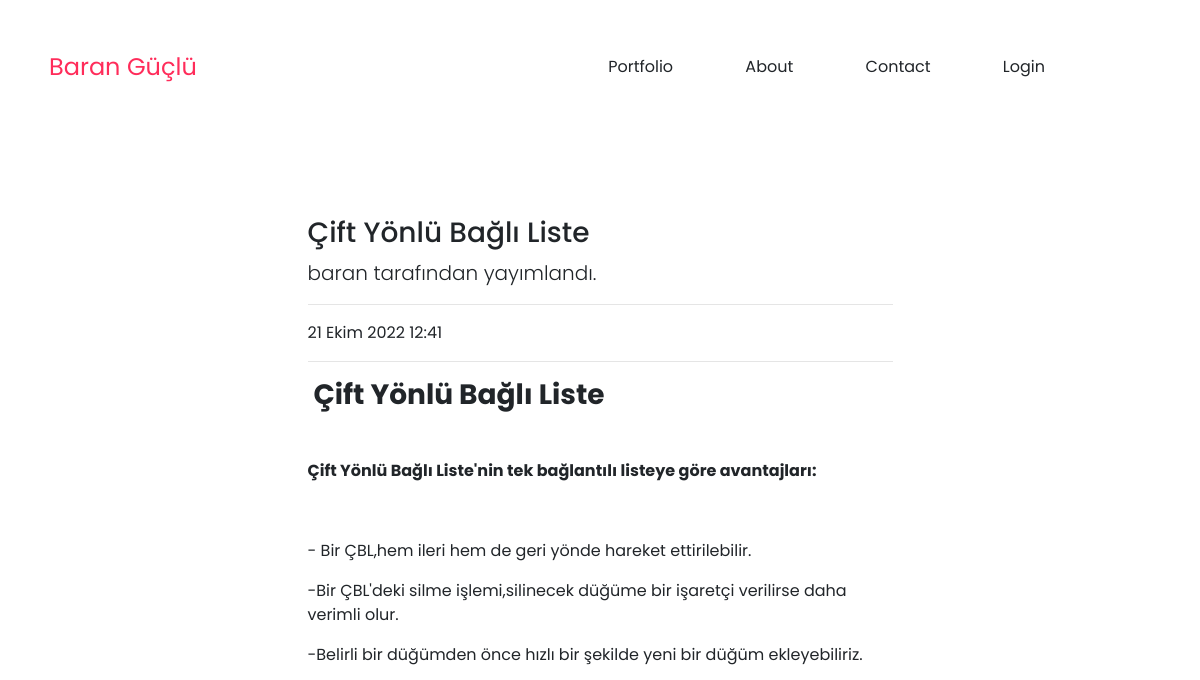
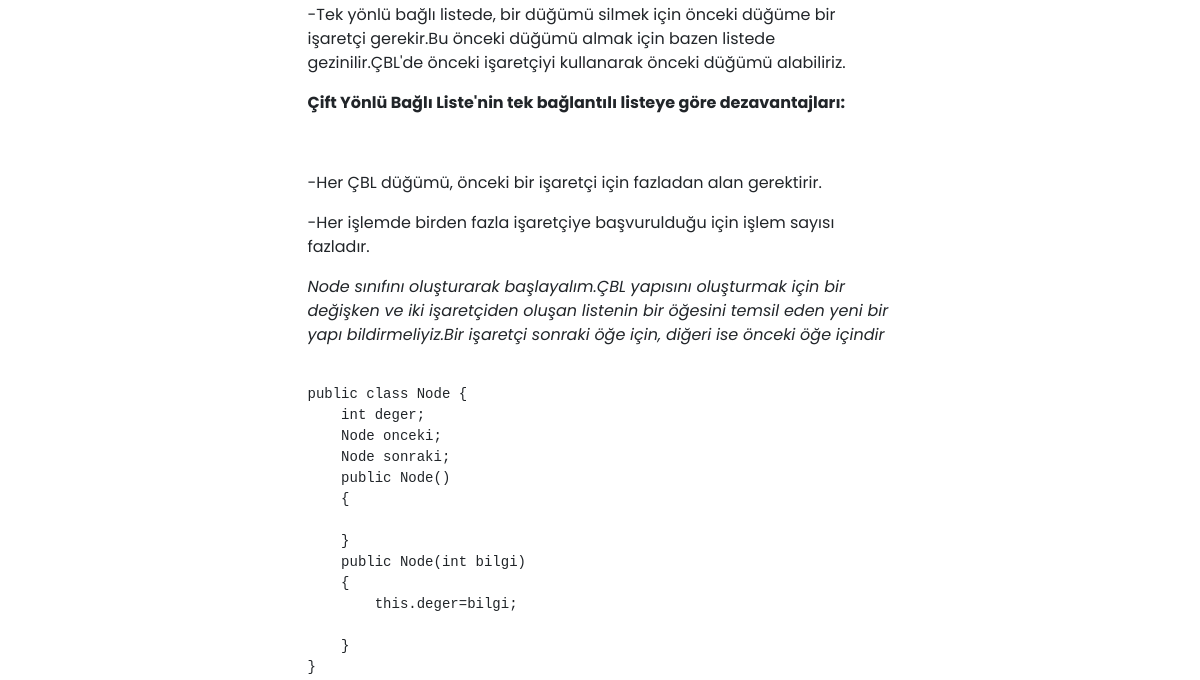
Page /posts/post/28 (upper part) on the earlier database version (2 pictures, top to bottom).
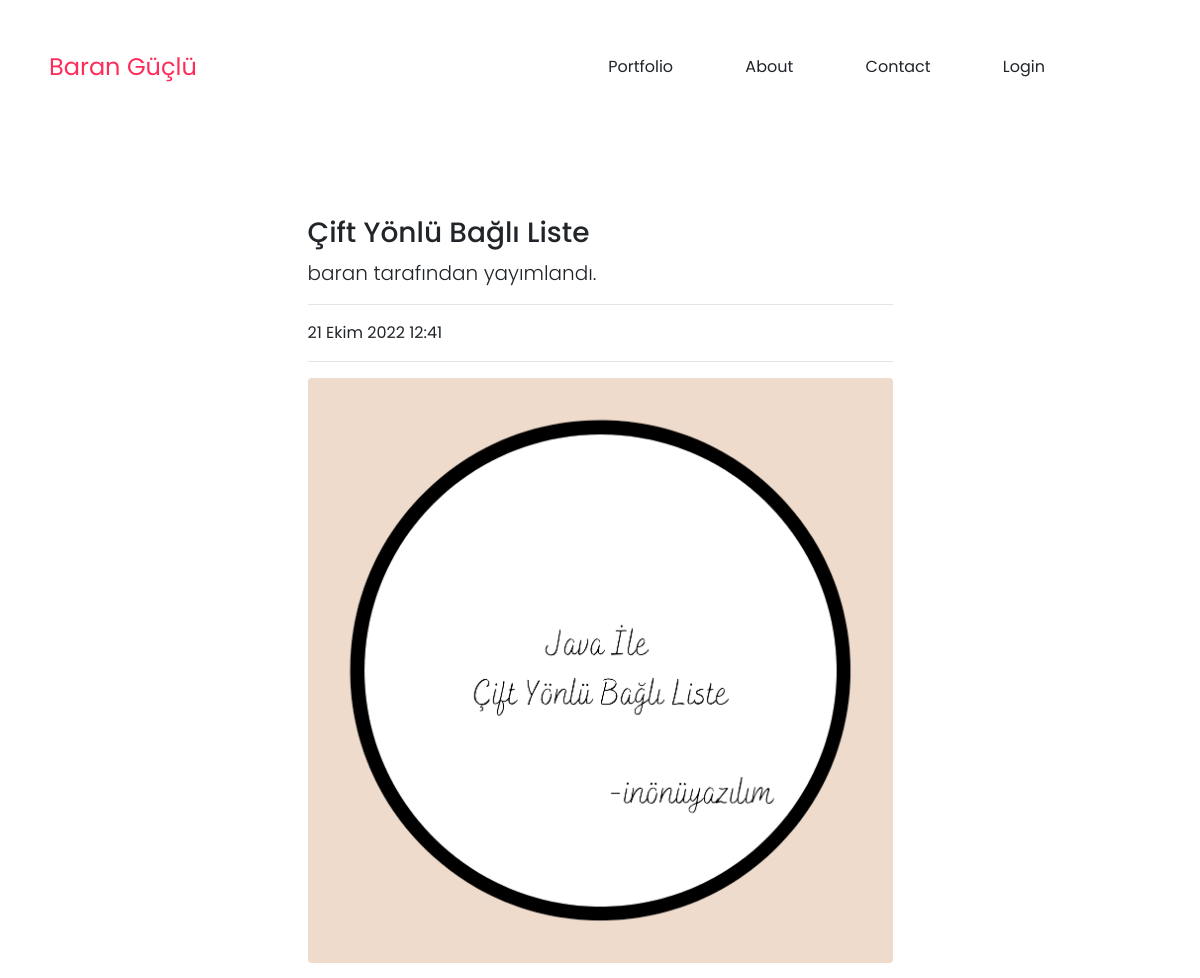
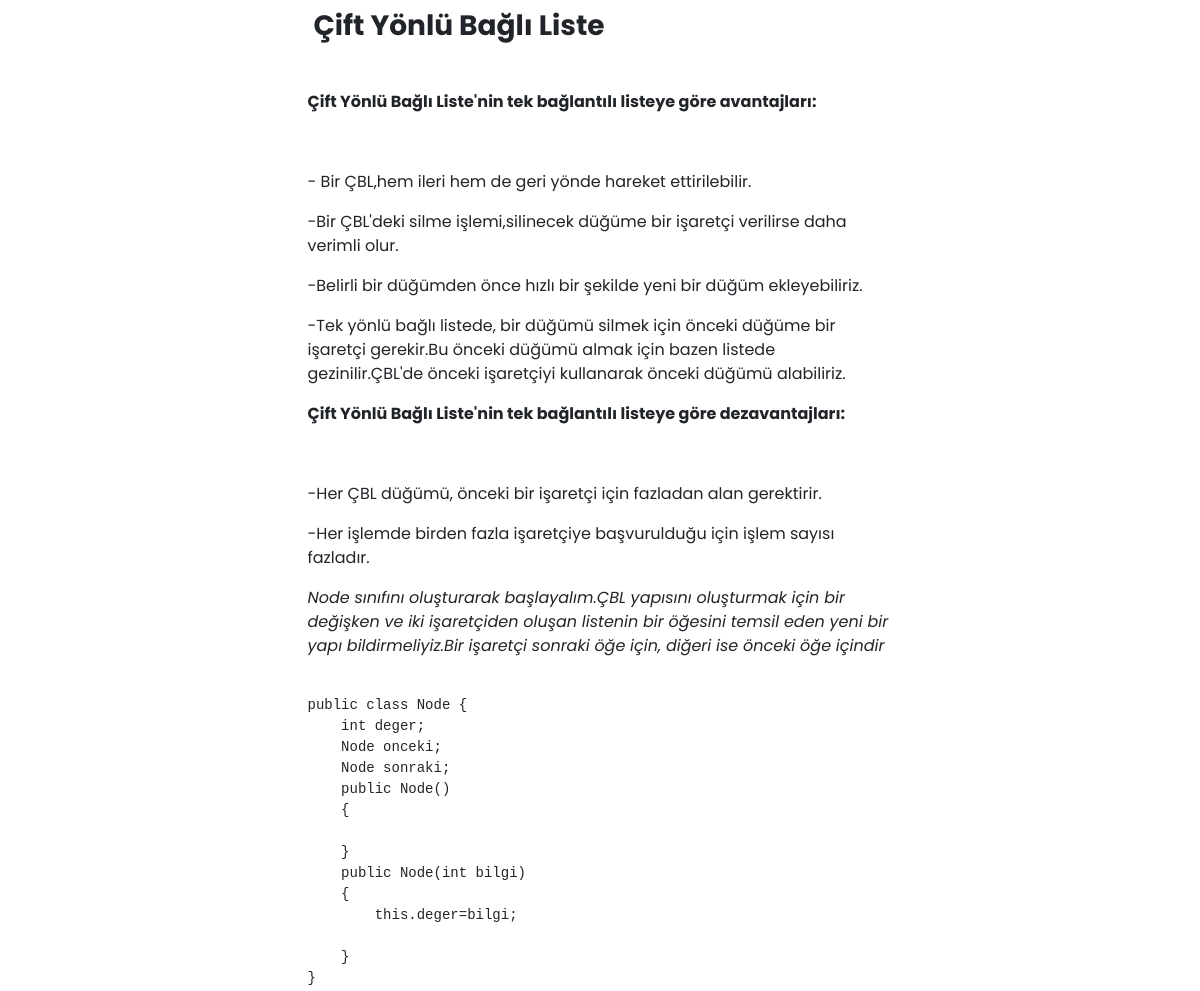
Same page on the later database version (2 pictures, top to bottom).
### Post/models.py (models this page shows, shortened)
class Post(models.Model):
    author=models.ForeignKey("auth.User",on_delete=models.CASCADE,verbose_name="Kullanıcı")
    title = models.CharField(max_length=50,verbose_name="Başlık")
    content=RichTextField(max_length=50000,null=True)
    created_date=models.DateTimeField(auto_now_add=True,verbose_name="Tarih")
    post_image=models.FileField(blank=True,null=True,verbose_name="Posta fotoğraf ekleyin")
    class Meta:
        ordering = ['-created_date']

### Post/views.py (the view)
# urls.py: path("post/<int:id>",views.detail,name="detail"),
def detail(request,id):
    post = get_object_or_404(Post,id=id)
    comments=post.comments.all()
    context={
        "post":post,
        "comments":comments,
    }
    return  render(request,"detail.html",context)

### templates/detail.html (shortened to what this page needs)
<html>
{% load static %}
<head>
    <link rel="stylesheet" href="https://cdnjs.cloudflare.com/ajax/libs/animate.css/3.7.0/animate.min.css">
    <link rel="stylesheet" href="https://cdn.jsdelivr.net/npm/bootstrap@4.0.0/dist/css/bootstrap.min.css">
    <link rel="stylesheet" href="https://use.fontawesome.com/releases/v5.7.1/css/all.css">
    <link rel="stylesheet" href="{% static 'css/index.css'%}">
</head>
<body>
    <header id="header" class="animated slideInDown" style="animation-delay:1.8s;">
        <table>
            <tr>
                <td id="logo">Baran Güçlü</td>
                <td id="navigation">
                    <a href="/">Portfolio</a>
                    <a href="/">About</a>
                    <a href="/">Contact</a>
                    {% if request.user.is_authenticated %}
                        <a href="{% url 'user:logout' %}">Logout</a>
                        <a href="{% url 'post:dashboard'%}">Admin Panel</a>
                    {% else %}
                        <a href="{% url 'user:login'%}">Login</a>
                    {% endif%}
                </td>
            </tr>
        </table>
    </header>
<br><br><br><br><br><br><br><br>
<div class="row">
                <div class="col-md-6 offset-md-3">
                    <article>
                        <h3 class="mt-4">{{post.title}}</h3>
                        <p class="lead">
                             {{post.author.username}} tarafından yayımlandı.
                        </p>
                        <hr>
                        <p>
                            {{post.created_date}}
                        </p>
                        <hr>
                        {% if post.post_image %}
                            <figure class="mb-4"><img class="img-fluid rounded" src="{{post.post_image.url}}" alt="..." /></figure>
                        {% endif %}
                        <section class="mb-5">
                             <p class="lead">{{post.content|safe}}</p>
                        </section>
                    </article>
                </div>
</div>
</body>
</html>

Differences in the rows shown:
changed Post "Çift Yönlü Bağlı Liste": post_image: picture added
